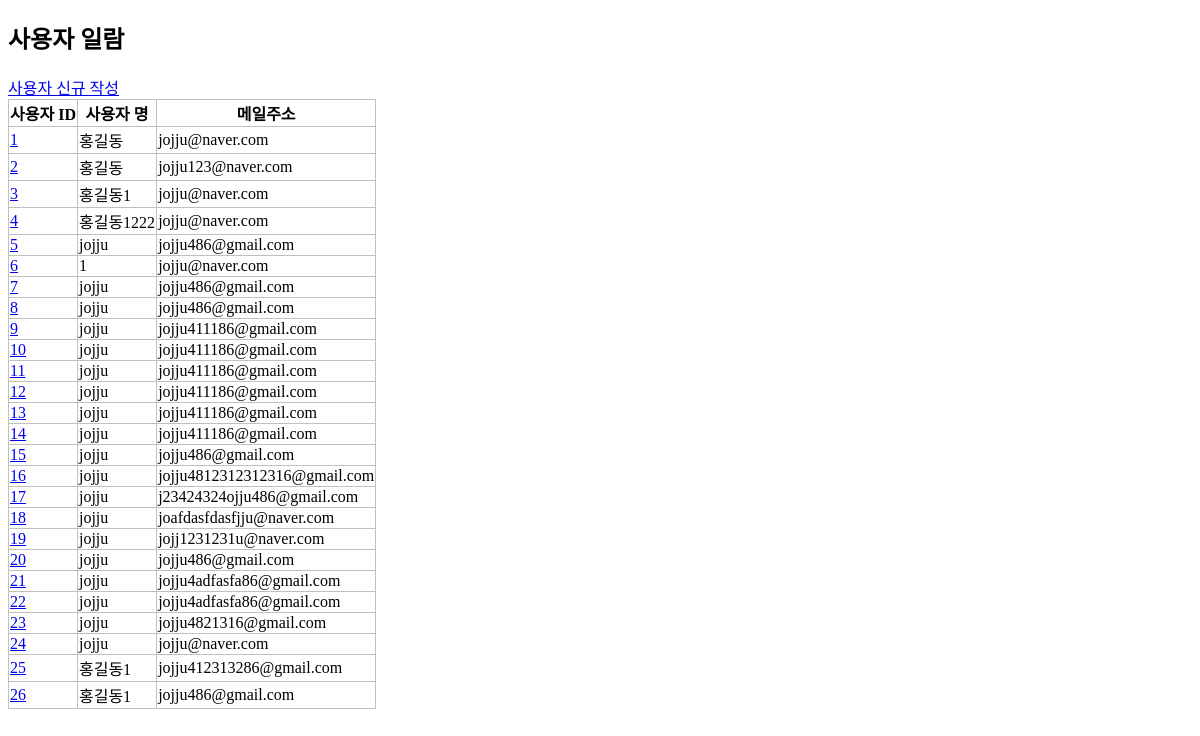
The page /crud/users (signed in) on the database as committed earlier.
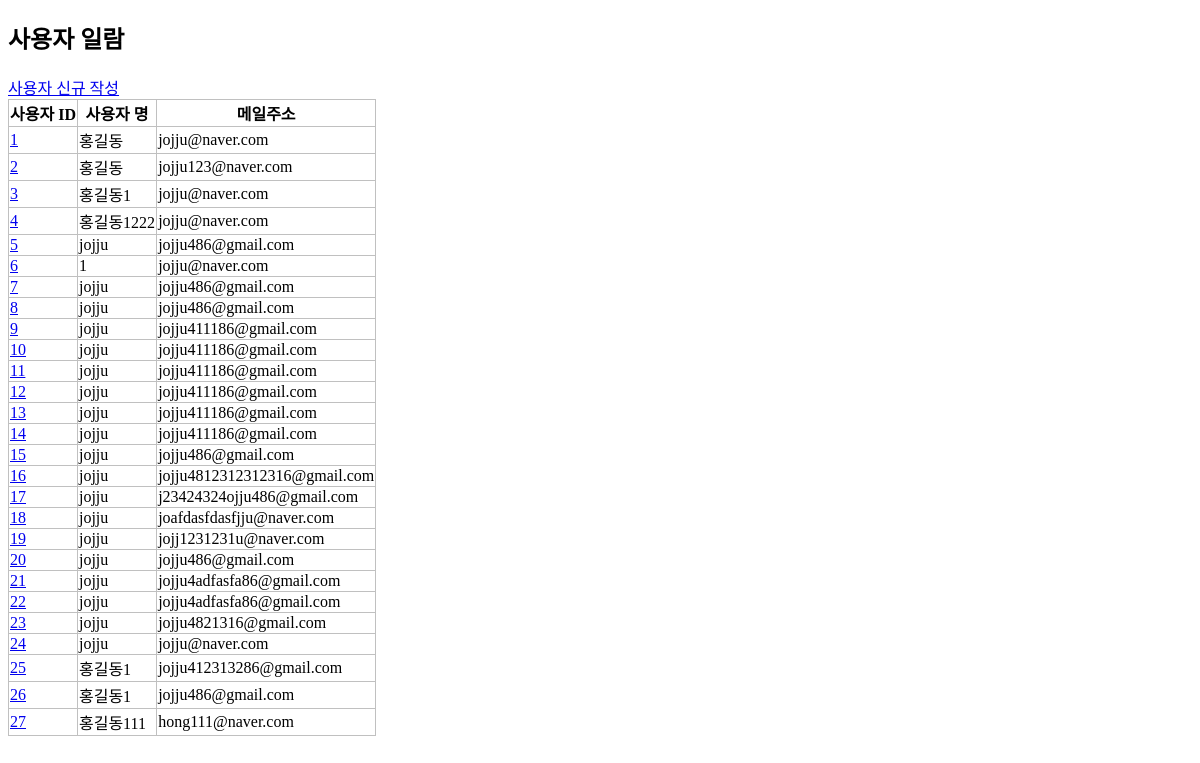
The same page on the database as committed later.
### apps/crud/models.py (models this page shows, shortened)
class User(db.Model, UserMixin):
    __tablename__="users"
    id = db.Column(db.Integer, primary_key=True)
    username = db.Column(db.String, index=True)
    email = db.Column(db.String, index=True)
    password_hash = db.Column(db.String)
    create_at = db.Column(db.DateTime, default=datetime.now)
    update_at = db.Column(db.DateTime, default=datetime.now, onupdate=datetime.now)
    @property
    def password(self):
        raise AttributeError('읽어 들일 수 없음')

### apps/crud/views.py (the view)
@crud.route('/users')
@login_required
def users():
    users = User.query.all()
    return render_template('crud/index.html', users = users)

### apps/crud/models.py (called while the page is built)
@login_manager.user_loader
def load_user(user_id):
    return User.query.get(user_id)

### apps/crud/templates/crud/index.html (shortened to what this page needs)
<!DOCTYPE html>
<html lang="ko">
    <head>
        <link rel="stylesheet" href="{{url_for('crud.static',filename='style.css')}}"/>
    </head>
    <body>
        <h2>사용자 일람</h2>
        <a href="{{ url_for('crud.create_user')}}">사용자 신규 작성</a>
        <table>
            <tr>
                <th>사용자 ID</th>
                <th>사용자 명</th>
                <th>메일주소</th>
            </tr>
            {% for i in users %}
                <tr>
                    <td><a href="{{url_for('crud.edit_user',user_id=i.id)}}">{{ i.id }}</a></td>
                    <td>{{ i.username }}</td>
                    <td>{{ i.email }}</td>
                </tr>
            {% endfor %}
        </table>
    </body>
</html>

Rows that differ between the two databases and show on the page:
added User: id "27", username "홍길동111", email "hong111@naver.com"
